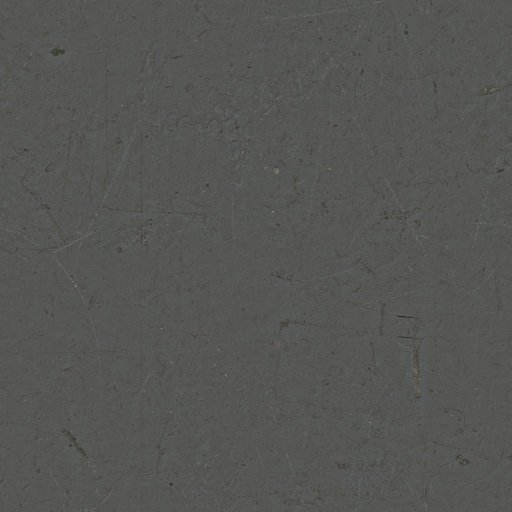
#> input picture open-world/art-src/arcade/cc0/concrete_floor_worn_001_diff_1k.jpg, 512 x 512 px
$ python make_arcade_textures.py
#> lines starting #> are read from the running program, lines starting #| are printed output that depends on the picture
#!/usr/bin/env python3
"""Arcade exterior textures (Phase 1, LOCAL).

Builds two textures from art-src/arcade:
  assets/arcade/arcade_trim.png   512x512 greyscale trim sheet, four 256 px tiles
                                  (concrete, roll-up shutter slats, box-profile sheet, rust/weathering).
                                  Posterized from CC0 Poly Haven sources; the toon shader tints it.
  assets/arcade/arcade_art.png    2048x1024 atlas of our own art: marquee, wheatpaste covers,
                                  Zero glyph neon, and the three mural candidates.
  assets/arcade/arcade_screens.png 1024x768 interior atlas (Phase 2): cabinet screens and marquees from the
                                  Punk Arcade covers on algorithmicuprising.com, the Zero screen face, the
                                  ZERO GAME THING PRO 2K side art, the Bars per Watt sign and power-rack cells.
                                  Text is rasterized here (URW Nimbus Sans Narrow Bold, the site display face);
                                  no font file ships in the pck.
and writes scripts/arcade_atlas.gd with the UV rects (RECTS for the art atlas, SCREENS for the interior one).
Needs Pillow.
"""
from pathlib import Path
from PIL import Image, ImageDraw, ImageFilter, ImageFont, ImageOps

ROOT = Path(__file__).resolve().parents[1]
SRC = ROOT / "art-src" / "arcade"
OUT = ROOT / "assets" / "arcade"
PAD = 6


def trim_sheet() -> None:
    tiles = [
        "concrete_floor_worn_001_diff_1k.jpg",
        "painted_metal_shutter_diff_1k.jpg",
        "box_profile_metal_sheet_diff_1k.jpg",
        "rusty_metal_sheet_diff_1k.jpg",
    ]
    sheet = Image.new("L", (512, 512))
#> sheet: PIL image 512x512 L; every value is 0
    for i, name in enumerate(tiles):
        im = Image.open(SRC / "cc0" / name).convert("L").resize((256, 256), Image.LANCZOS)
        blur = 0.8 if i in (1, 2) else 2.2
        im = ImageOps.autocontrast(im.filter(ImageFilter.GaussianBlur(blur)), cutoff=2)
        im = ImageOps.posterize(im.convert("RGB"), 2).convert("L")
        # lift the floor so the tint never goes to pure dark_color everywhere
        im = im.point(lambda v: int(70 + v * 185 / 255))
        sheet.paste(im, ((i % 2) * 256, (i // 2) * 256))
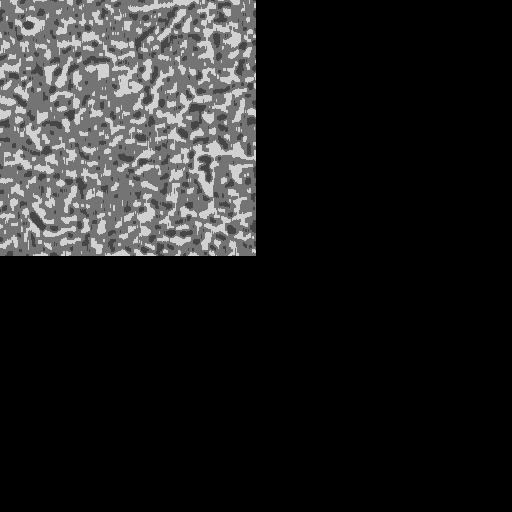
#> sheet: PIL image 512x512 L; min 0, max 209, mean 34.1
#> pass 2 of the loop in trim_sheet, `for i, name in enumerate(tiles):`:
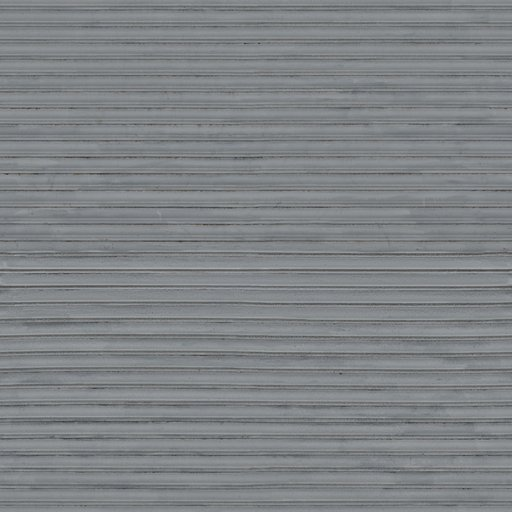
#> input picture open-world/art-src/arcade/cc0/painted_metal_shutter_diff_1k.jpg, 512 x 512 px
#> in trim_sheet, `im = im.point(lambda v: int(70 + v * 185 / 255))`:
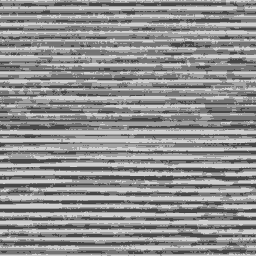
#> im: PIL image 256x256 L; min 70, max 209, mean 145.2
#> in trim_sheet, `sheet.paste(im, ((i % 2) * 256, (i // 2) * 256))`:
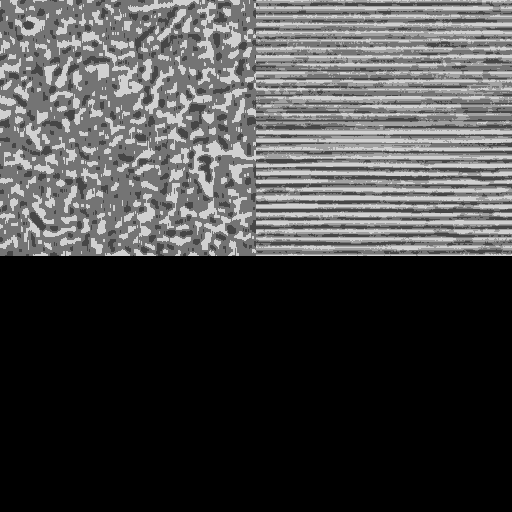
#> sheet: PIL image 512x512 L; min 0, max 209, mean 70.3
#> pass 3 of the loop in trim_sheet, `for i, name in enumerate(tiles):`:
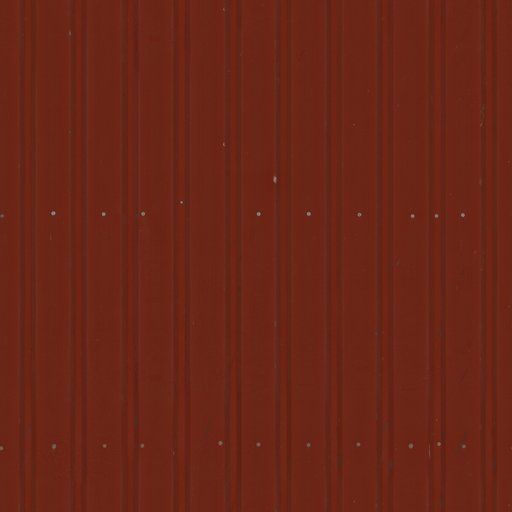
#> input picture open-world/art-src/arcade/cc0/box_profile_metal_sheet_diff_1k.jpg, 512 x 512 px
#> in trim_sheet, `im = im.point(lambda v: int(70 + v * 185 / 255))`:
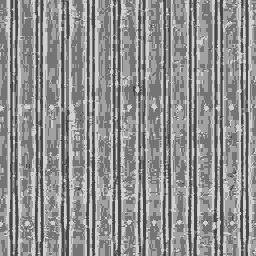
#> im: PIL image 256x256 L; min 70, max 209, mean 144.5
#> in trim_sheet, `sheet.paste(im, ((i % 2) * 256, (i // 2) * 256))`:
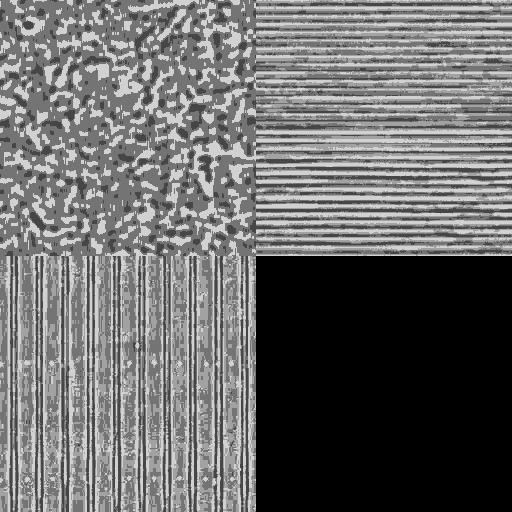
#> sheet: PIL image 512x512 L; min 0, max 209, mean 106.5
#> the loop made 4 passes; the first 3 are shown
    sheet.save(OUT / "arcade_trim.png", optimize=True)
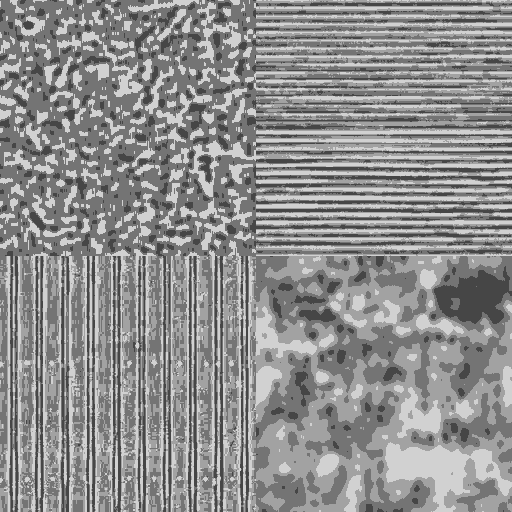
#> saved as arcade_trim.png: PIL image 512x512 L; min 70, max 209, mean 142.8


def crop_band(path: Path, y0: int, y1: int) -> Image.Image:
#> called with y0 = 75, y1 = 640
    im = Image.open(path).convert("RGB")
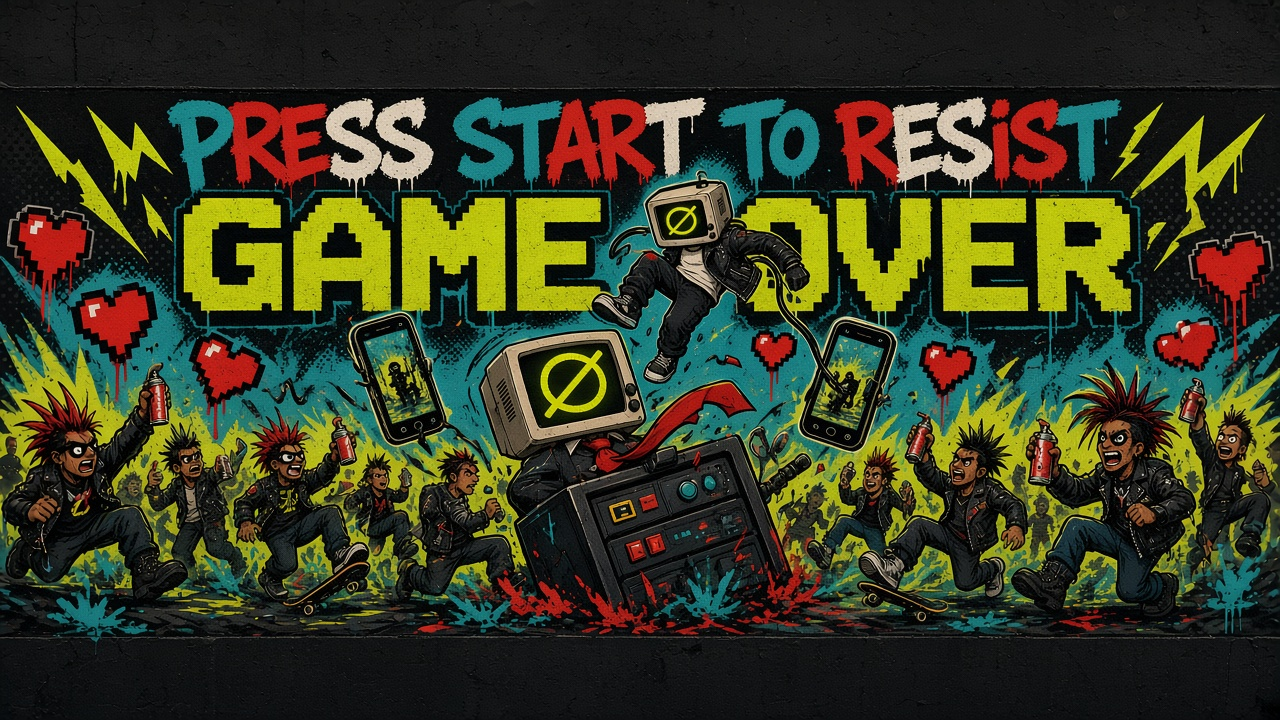
#> input picture open-world/art-src/arcade/murals/mural_B_press_start_raw.jpg, 1280 x 720 px
#> im is the input picture: PIL image 1280x720 RGB; mean R, G, B 54.8, 58.3, 35
    return im.crop((0, y0, im.width, y1))


def art_atlas() -> dict:
    atlas = Image.new("RGBA", (2048, 1024), (18, 19, 16, 255))
    rects = {}

    def put(name: str, im: Image.Image, x: int, y: int, w: int, h: int) -> None:
#> called with name = 'mural_b', x = 6, y = 6, w = 1012, h = 446
        im = im.convert("RGBA").resize((w, h), Image.LANCZOS)
#> im: PIL image 1012x446 RGBA
        # edge-extend padding so mipmaps do not bleed neighbours
        padded = im.resize((w + PAD * 2, h + PAD * 2), Image.NEAREST)
        padded.paste(im, (PAD, PAD))
        atlas.paste(padded, (x - PAD, y - PAD))
        rects[name] = (x / 2048.0, y / 1024.0, w / 2048.0, h / 1024.0)

    m = SRC / "murals"
    put("mural_b", crop_band(m / "mural_B_press_start_raw.jpg", 75, 640), PAD, PAD, 1012, 446)
    put("mural_c", crop_band(m / "mural_C_high_score_raw.jpg", 105, 620), 1024 + PAD, PAD, 1012, 407)
#> call 2 of crop_band, with y0 = 105, y1 = 620
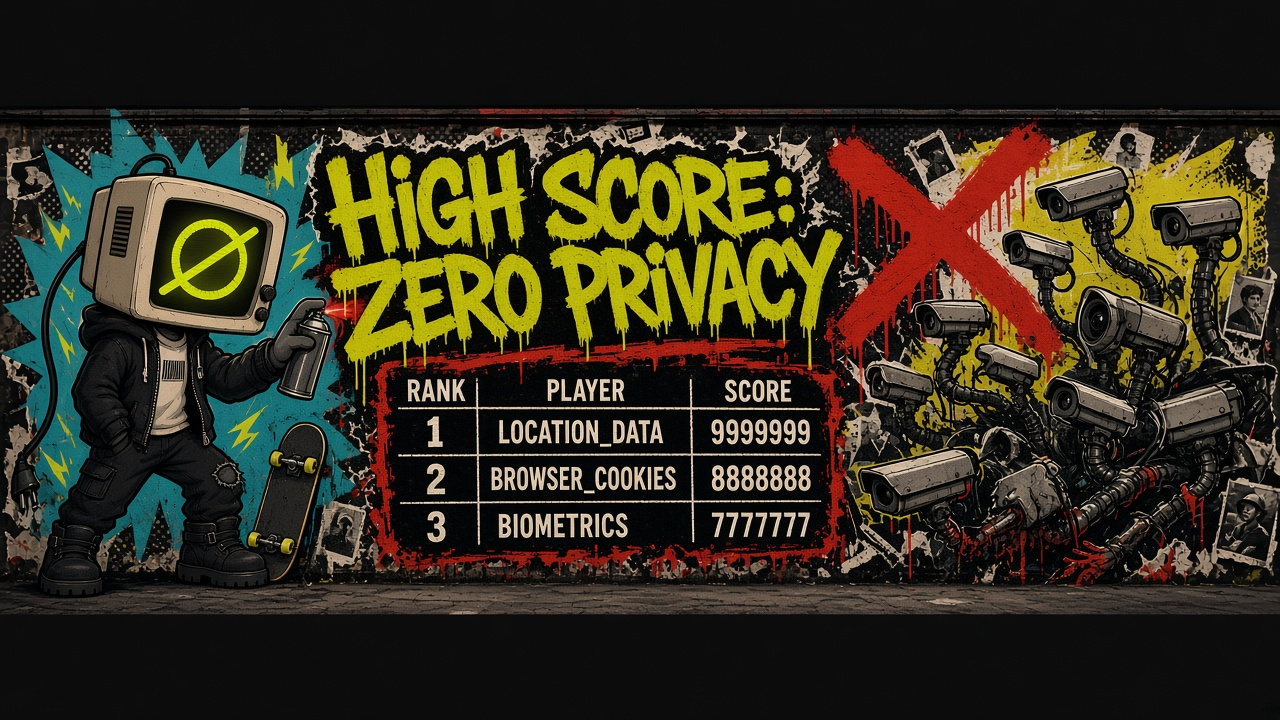
#> input picture open-world/art-src/arcade/murals/mural_C_high_score_raw.jpg, 1280 x 720 px
#> in crop_band, im is the input picture: PIL image 1280x720 RGB; mean R, G, B 51.6, 46.2, 29.6
#> call 2 of put, with name = 'mural_c', x = 1030, y = 6, w = 1012, h = 407
#> in put (call 2), `im = im.convert("RGBA").resize((w, h), Image.LANCZOS)`:
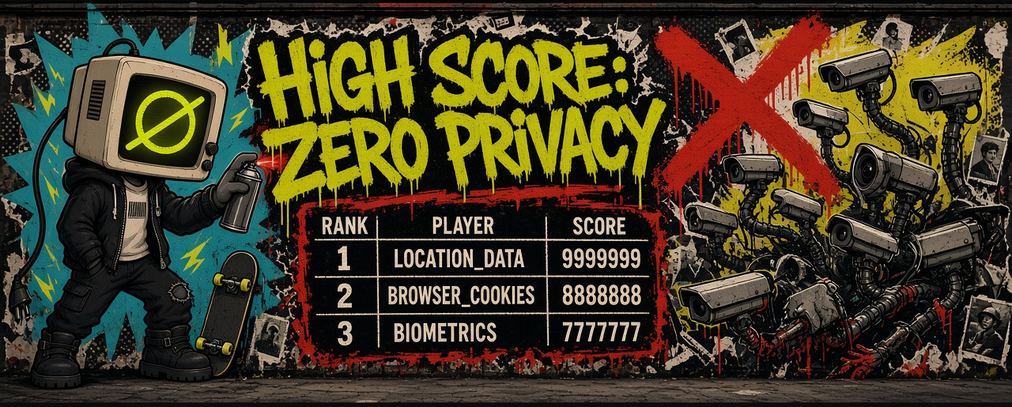
#> im: PIL image 1012x407 RGBA; mean R, G, B, A 67.4, 60, 36.8, 255
#> in put (call 2), `padded.paste(im, (PAD, PAD))`:
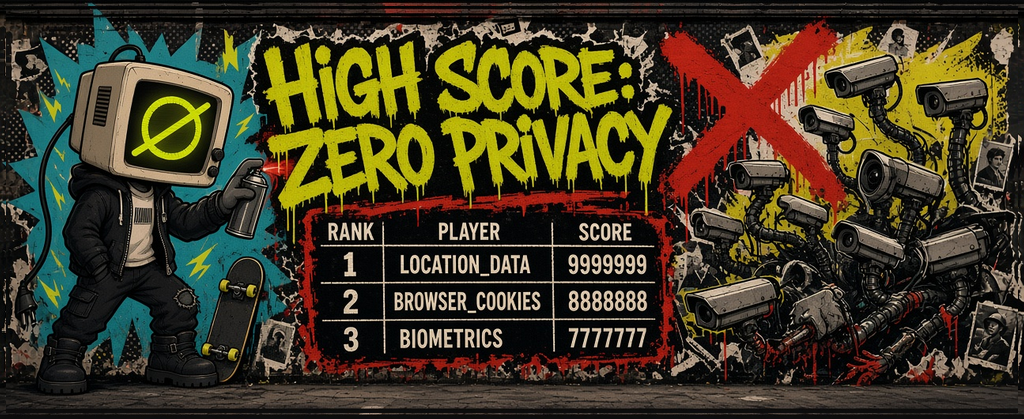
#> padded: PIL image 1024x419 RGBA; mean R, G, B, A 65.9, 58.6, 36.2, 255
#> in put (call 2), `atlas.paste(padded, (x - PAD, y - PAD))`:
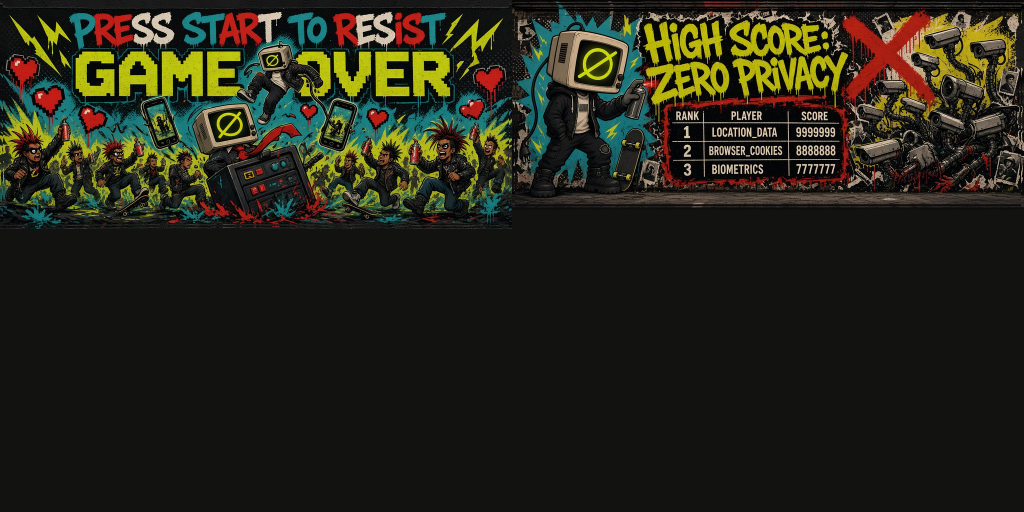
#> atlas: PIL image 2048x1024 RGBA (shown at 1/2 size); mean R, G, B, A 37.8, 37.9, 25.1, 255
    put("mural_a", crop_band(m / "mural_A_insert_human_raw.jpg", 20, 700), PAD, 470, 1012, 538)
    c = SRC / "covers"
    put("marquee", Image.open(c / "marquee_punk_arcade.png"), 1024 + PAD, 430, 1012, 158)
    x = 1024 + PAD
    for name, w in [("do-not-feed-the-algorithm", 190), ("the-human-zoo", 190), ("the-alignment-problem", 285)]:
        put(name, Image.open(c / f"{name}.jpg"), x, 600, w, 285)
        x += w + PAD * 2
    put("zero-cover-band", Image.open(c / "zero-cover-band.jpg"), x, 600, 311, 233)
    put("deadpan-flow", Image.open(c / "deadpan-flow.jpg"), 1024 + PAD, 897, 215, 121)
    put("zero_glyph", Image.open(c / "zero_glyph_acid.png"), 1024 + PAD + 227, 897, 121, 121)
    stripe = Image.new("RGBA", (64, 64))
    for yy in range(64):
        for xx in range(64):
            stripe.putpixel((xx, yy), (240, 193, 74, 255) if ((xx + yy) // 16) % 2 == 0 else (18, 19, 16, 255))
    put("caution", stripe, 1024 + PAD + 360, 897, 121, 121)
    # solar cell tile: dark blue cells with light grid lines
    cell = Image.new("RGBA", (128, 128), (29, 60, 110, 255))
    for yy in range(128):
        for xx in range(128):
            if xx % 32 < 2 or yy % 32 < 2:
                cell.putpixel((xx, yy), (170, 190, 215, 255))
            elif (xx // 32 + yy // 32) % 2 == 0:
                cell.putpixel((xx, yy), (36, 74, 132, 255))
    put("solar", cell, 1024 + PAD + 493, 897, 121, 121)
    atlas.convert("RGB").save(OUT / "arcade_art.png", optimize=True)
    return rects


FONT_DISPLAY = "/usr/share/fonts/opentype/urw-base35/NimbusSansNarrow-Bold.otf"
FONT_MONO = "/usr/share/fonts/truetype/dejavu/DejaVuSansMono-Bold.ttf"
ACID = (219, 255, 0)
COOLANT = (46, 196, 182)
PINK = (255, 61, 127)
INK = (18, 19, 16)
PAPER = (247, 241, 232)


# [183 lines left out: functions font, text_center, fit_font, cover_crop, marquee, screens_atlas and 1 more, not called in this run]


if __name__ == "__main__":
    OUT.mkdir(parents=True, exist_ok=True)
    trim_sheet()
#> (the run stopped early here; a loop or call above may not have finished)
